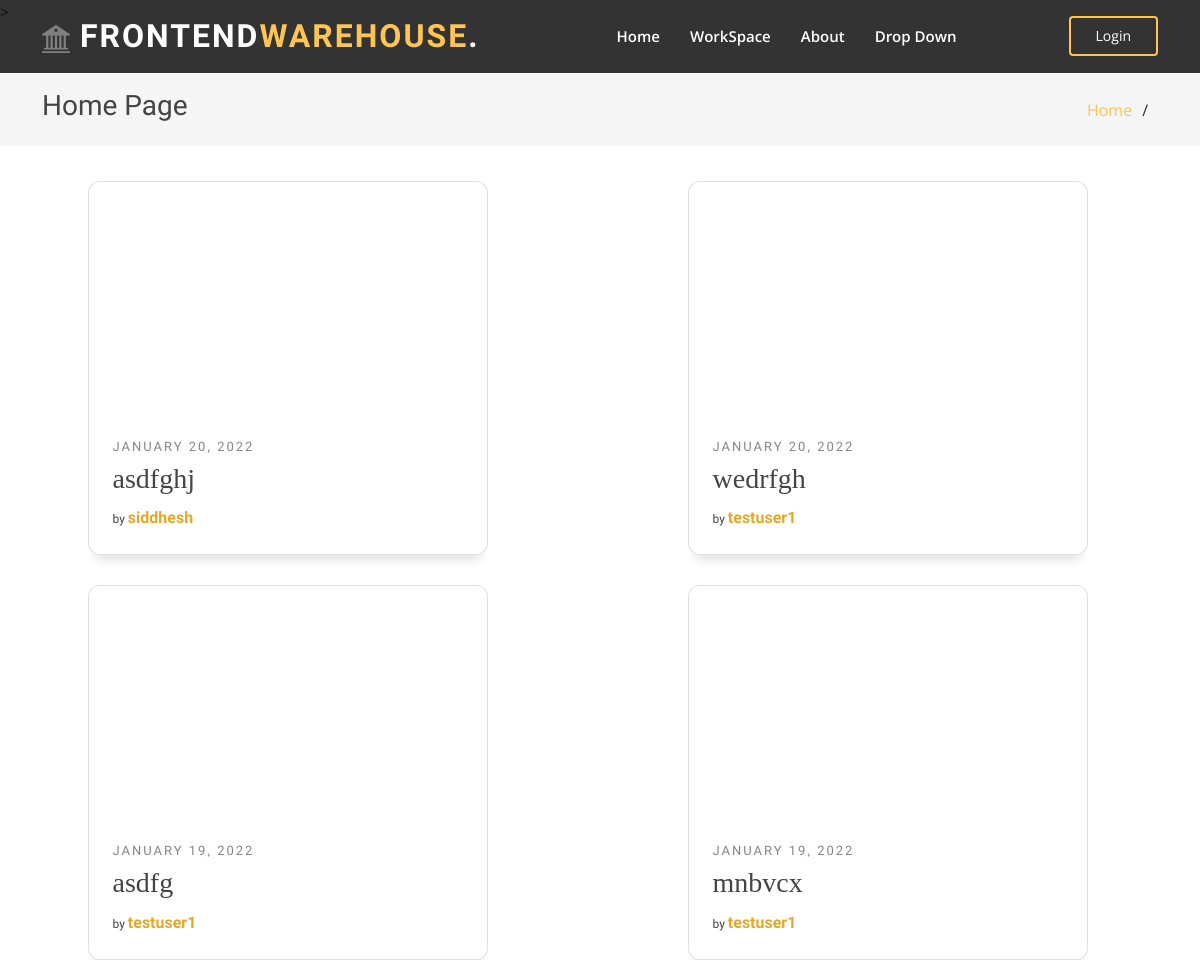
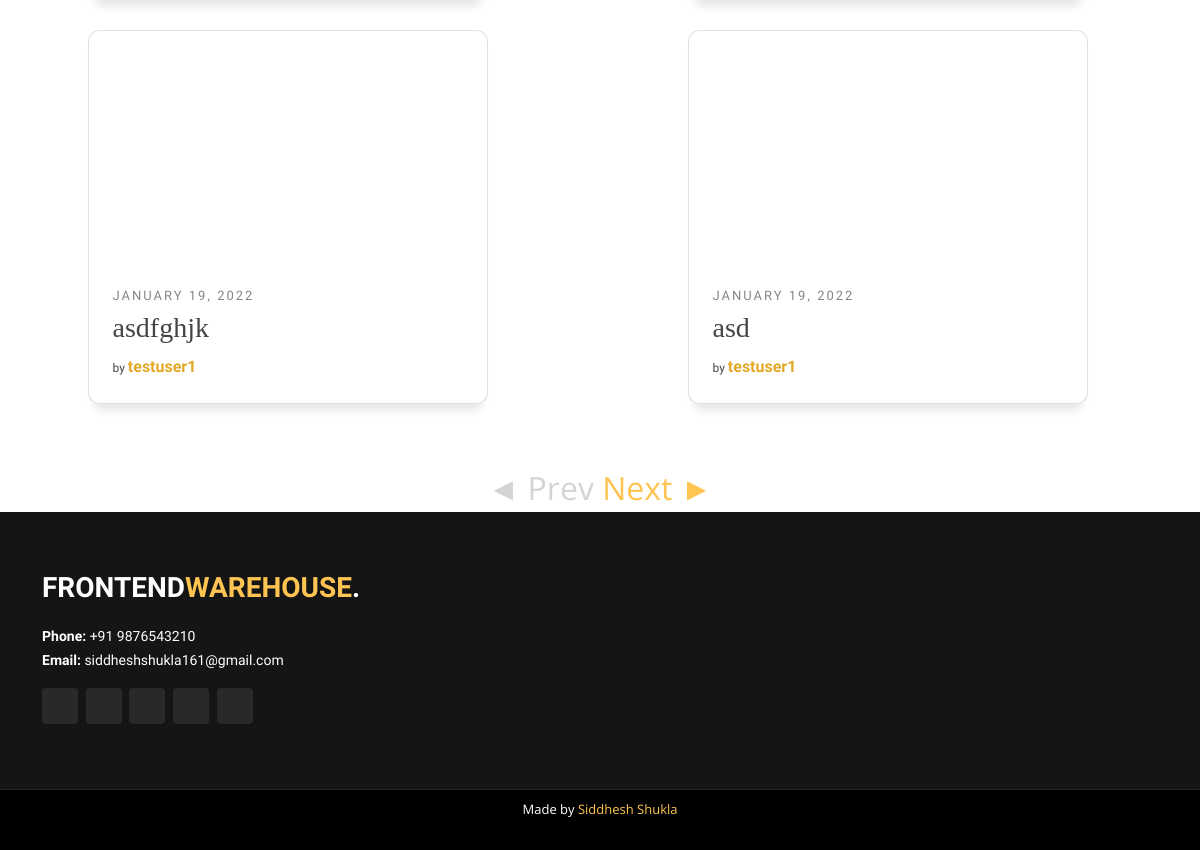
The page / on the database its author committed (2 pictures, top to bottom).
### main/models.py (models this page shows, shortened)
class Post(models.Model):
    title = models.CharField(max_length=100)
    html = models.TextField()
    css = models.TextField()
    date_posted = models.DateTimeField(default=timezone.now)
    author = models.ForeignKey(User, on_delete=models.CASCADE)
    image = models.ImageField(default='default.png', upload_to='post_pics')

### main/views.py (the view)
# urls.py: path('', PostListView.as_view(), name='home'),
class PostListView(ListView):
    model = Post
    template_name = 'main/index.html'
    context_object_name = 'posts'
    ordering = ['-date_posted']
    paginate_by = 6

### main/templates/main/index.html (shortened to what this page needs)
{% extends "main/base.html" %} {% block content_1 %}
      <section class="breadcrumbs">
        <div class="container">
          <div class="d-flex justify-content-between align-items-center">
            <h2>Home Page</h2>
            <ol>
              <li><a href="{% url 'home' %}">Home</a></li>
              <li></li>
            </ol>
          </div>
        </div>
      </section>
<section class="cards">
  {% for post in posts %}
  <article
    class="card card--1"
    styles="background:url('media/{{ post.image }}');"
  >
    <a href="#" class="card_link">
      <div
        class="card_img--hover"
        styles="background-image:url('media/{{ post.image }}');"
      ></div>
    </a>
    <div class="card_info">
      <span class="card_category"> {{ post.date_posted|date:"F d, Y" }}</span>
      <h3 class="card_title">{{post.title}}</h3>
      <span class="card_by">
        by
        <a href="#" class="card_author" title="author">{{ post.author }}</a>
      </span>
    </div>
  </article>
  {% endfor %}
</section>
{% if is_paginated %}
<div style="width: 100%; text-align: center; font-size: 2rem; font-weight: 400">
  {% if page_obj.has_previous %}
  <a href="?page={{ page_obj.prev_page_number }}">◄ Prev</a>
  {% else %}
  <a href="#" style="color: rgb(212, 212, 212)">◄ Prev</a>
  {% endif %}
  {% if page_obj.has_next %}
  <a href="?page={{ page_obj.next_page_number }}">Next ►</a>
  {% else %}
  <a href="#" style="color: rgb(212, 212, 212)">Next ►</a>
  {% endif %}
</div>
{% endif %} {% endblock content_1 %}

### main/static/main/styles.css (style rules this page uses)
body { font-family: "Open Sans", sans-serif; color: #444444; }
a { color: #ffc451; text-decoration: none; }
h1, h2, h3, h4, h5, h6 { font-family: "Raleway", sans-serif; }
section { padding: 60px 0; overflow: hidden; }
.breadcrumbs { padding: 15px 0; background: whitesmoke; min-height: 40px; margin-top: 50px; }
.breadcrumbs h2 { font-size: 28px; font-weight: 400; }
.breadcrumbs ol { display: flex; flex-wrap: wrap; list-style: none; padding: 0; margin: 0; }
.breadcrumbs ol li + li { padding-left: 10px; }
.breadcrumbs ol li + li::before { display: inline-block; padding-right: 10px; color: #2f2f2f; content: "/"; }

### main/static/main/cardStyles.css (style rules this page uses)
.cards { width: 100%; display: flex; justify-content: space-around; flex-wrap: wrap; margin-top: -55px; }
.cards > * { margin-top: 30px; }
.card--1 .card_img, .card--1 .card_img--hover { background-image: url("https://cdn.pixabay.com/photo/2015/05/19/07/44/browser-773215_640.png"); }
.card_img--hover { transition: 0.2s all ease-out; background-size: cover; background-position: center; background-repeat: no-repeat; width: 100%; position: absolute; height: 235px; border-top-left-radius: 12px; border-top-right-radius: 12px; top: 0; }
.card { margin-right: 25px; transition: all 0.4s cubic-bezier(0.175, 0.885, 0, 1); background-color: #fff; width: 400px; position: relative; border-radius: 12px; overflow: hidden; box-shadow: 0px 13px 10px -7px rgba(0, 0, 0, 0.1); }
.card_info { z-index: 2; background-color: #fff; border-bottom-left-radius: 12px; border-bottom-right-radius: 12px; padding: 16px 24px 24px 24px; }
.card_category { font-family: "Raleway", sans-serif; text-transform: uppercase; font-size: 13px; letter-spacing: 2px; font-weight: 500; color: #868686; }
.card_title { margin-top: 5px; margin-bottom: 10px; font-family: "Roboto Slab", serif; }
.card_by { font-size: 12px; font-family: "Raleway", sans-serif; font-weight: 500; }
.card_author { font-weight: 600; font-size: medium; text-decoration: none; color: #e4a826; }

### rows shown on the page
Post: date_posted "JANUARY 20, 2022", title "asdfghj", author "siddhesh"
Post: date_posted "JANUARY 20, 2022", title "wedrfgh", author "testuser1"
Post: date_posted "JANUARY 19, 2022", title "asdfg", author "testuser1"
Post: date_posted "JANUARY 19, 2022", title "mnbvcx", author "testuser1"
Post: date_posted "JANUARY 19, 2022", title "asdfghjk", author "testuser1"
Post: date_posted "JANUARY 19, 2022", title "asd", author "testuser1"
